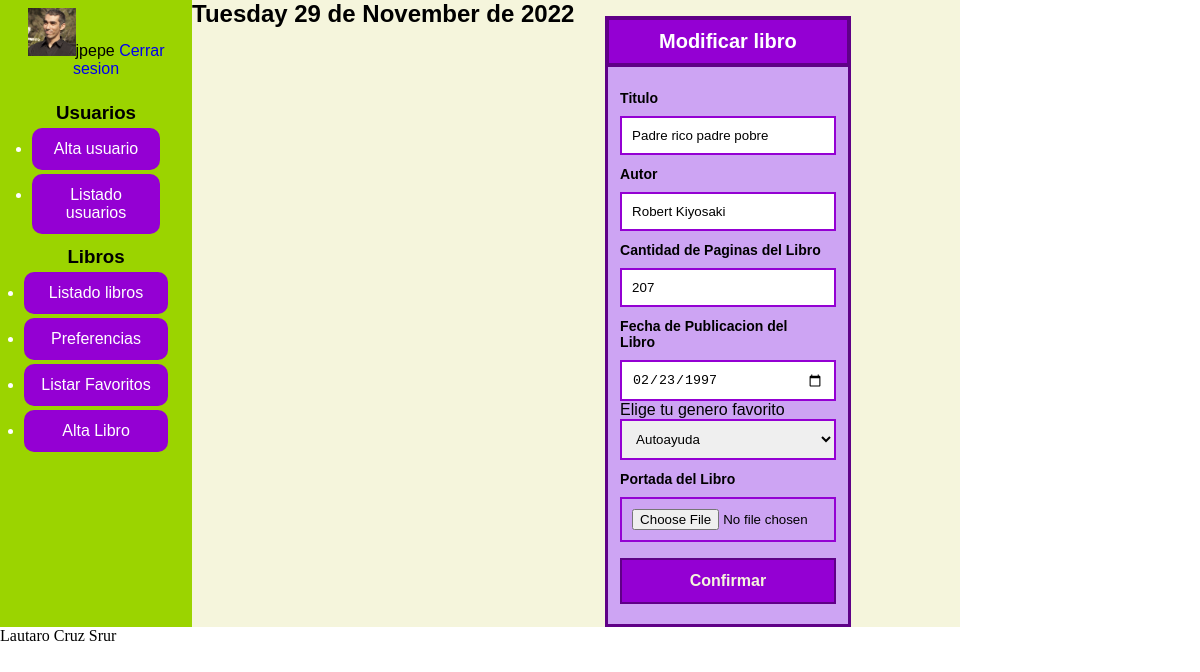
The page /php/modificar_libro.php?id=1 (signed in) on the database its author committed.
### tables this page shows
CREATE TABLE `libro` (
  `id_libro` int(11) NOT NULL,
  `titulo` varchar(75) NOT NULL,
  `autor` varchar(100) NOT NULL,
  `genero` varchar(20) NOT NULL,
  `paginas` smallint(6) DEFAULT NULL,
  `fecha_publicacion` date DEFAULT NULL,
  `portada` varchar(75) DEFAULT NULL
);

### php/modificar_libro.php (the view, shortened to what this page needs)
<?php
    $fecha = strftime('%A %d de %B de %Y');
    $conexion = conectar();
    if(!empty($_SESSION['usuario']) && ($_SESSION['tipo'] == 'Administrador')){
    if($conexion && isset($_GET['id'])){
        $id = $_GET['id'];
        $consulta = 'SELECT *FROM libro WHERE id_libro= \''. $id .'\'';
        $resultado = mysqli_query($conexion , $consulta);
        $numfila = mysqli_num_rows($resultado);
        if($numfila > 0){
            $fila = mysqli_fetch_array($resultado);
?>
<main>
<section id="main_aside">
    <aside>
        <?php
            require_once('menu.php');
        ?>
    </aside>
    <section>
        <h2><?php echo $fecha;?></h2>
    </section>
    <section>
        <article>
        <form action="modificar_libro_ok.php" method="post" enctype="multipart/form-data">
                <legend>Modificar libro</legend>
                <section>
                    <label for="titulo">Titulo</label>
                    <input type="text" name="titulo" value="<?php echo $fila['titulo'] ?>" id="titulo" placeholder="Titulo del Libro" required maxlength="45">
                    <label for="autor">Autor</label>
                    <input type="text" name="autor" id="autor" value="<?php echo $fila['autor'] ?>" placeholder="Autor del Libro" required maxlength="45">
                    <label for="paginas">Cantidad de Paginas del Libro</label>
                    <input type="number" name="paginas" value="<?php echo $fila['paginas'] ?>" id ="paginas" placeholder="Cantidad de Paginas del Libro">
                    <label for="fecha">Fecha de Publicacion del Libro</label>
                    <input type="date" name="fecha" value="<?php echo $fila['fecha_publicacion'] ?>" id="fecha">
                    <fieldset>Elige tu genero favorito</fieldset>
                    <select name="genero">
                    <?php
                        if($conexion){
                            $consulta = 'SELECT DISTINCT(genero) FROM libro';
                            $resultado = mysqli_query($conexion, $consulta );
                        while($fila = mysqli_fetch_array($resultado)){
                            if($fila)
                            echo '<option>'. $fila['genero'].'</option>';
                        }
                     }
                    }
                    ?>
                    </select>
                    <label for="portada">Portada del Libro</label>
                    <input type="file" name="portada" accept="image/jpge" id="portada">
                    <section id="boton">
                        <input type="submit" name="enviar" value="Confirmar">
                    </section>
                </section>
            </form>
        </article>
    </section>
</main>
<?php
        }
        }
    else {
        echo '<h2>No se inicio sesion </h2>';
        header('refresh:3; ../php/index.php');
    }
?>

### css/estilo.css (style rules this page uses)
* { margin: 0; padding: 0; border: 0; }
#main_aside { display: flex; flex-direction: row; }
aside { width: 20%; background-color: #9BD400; }
main { font-family: Verdana, Geneva, Tahoma, sans-serif; width: 80%; background-color:beige; }
article { background-color:beige; padding-top: 1em; }
form { margin: 0 auto; width: 35%; }
legend { text-align: center; color: white; font-weight: bold; font-size: 20px; background-color: #9400D3; border: 0.2em solid #5F0087; padding: 0.5em; }
form>section { display: flex; flex-direction: column; padding: 0.75em; background-color: #cda4f3; border: 0.2em solid #5F0087; border-top: 0; }
label { padding: 0.75em; padding-left: 0; font-weight: bold; font-size: 14px; }
input, select { padding: 0.75em; border: 0.2em solid #9400D3; }
#boton { padding-top: 1em; padding-bottom: 0.5em; }
input[type="submit"] { width: 100%; background-color: #9400D3; padding: 00.75em; font-size: 16px; font-weight: bold; color: beige; border: 0.15em solid #5F0087; }
article form { justify-content: center; width: 80%; padding: 0,5em; }

### rows shown on the page
libro: titulo "Padre rico padre pobre", autor "Robert Kiyosaki", paginas "207", fecha "02/23/1997"

### other values the page prints
$_SESSION['usuario'] "jpepe"
$fecha "Tuesday 29 de November de 2022"
form field genero "Autoayuda"
